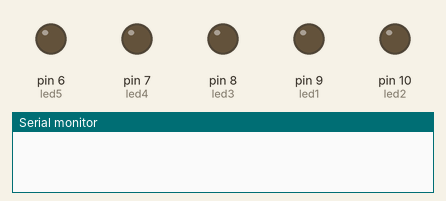
Simulated run of this sketch. Board: Arduino Uno, built with avr-gcc and run on an emulated ATmega328P. On the bench: output pins drawn as LEDs (lit = HIGH), the last lines printed to the serial monitor.

Above: at 0.15 s.
At 2.25 s:
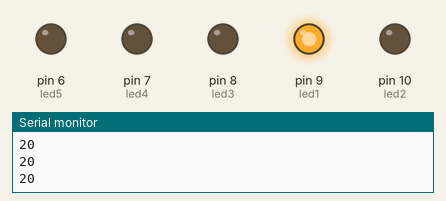
At 9.45 s:
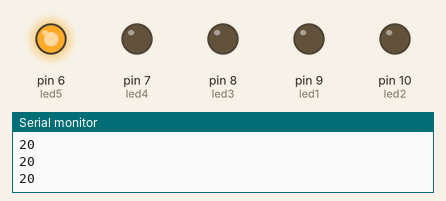
At 19.66 s:
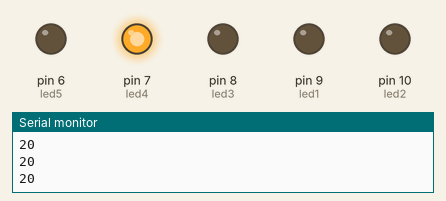
At 30.47 s:
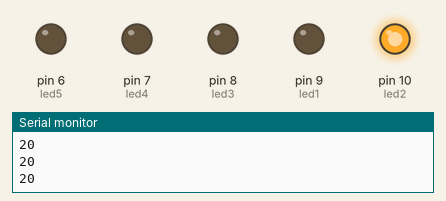
At 39.48 s:
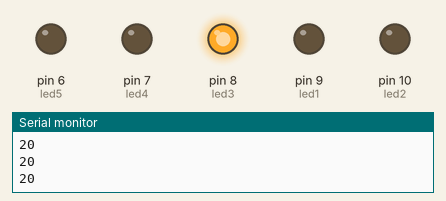
Timing chart, 0 to 39.8 s (numbered marks = the images above):
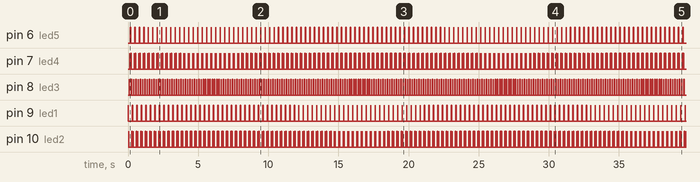

The sketch:

13.ino
```cpp
int led1 = 9,led2 = 10,led3 = 8,led4 = 7,led5 = 6;
void setup() {
  // put your setup code here, to run once:
  pinMode(led1,OUTPUT);
  pinMode(led2,OUTPUT);
  pinMode(led3,OUTPUT);
  pinMode(led4,OUTPUT);
  pinMode(led5,OUTPUT);
  Serial.begin(9600);
}

void loop() {
  // put your main code here, to run repeatedly:
while(true){
for(int i = 20;i>=0;i=20){
    digitalWrite(led1,HIGH);
    delay(i);
    digitalWrite(led1,LOW);
    delay(i);
    digitalWrite(led2,HIGH);
    delay(i);
    digitalWrite(led2,LOW);
    delay(i);
    digitalWrite(led3,HIGH);
    delay(i);
    digitalWrite(led3,LOW);
    delay(i);
    digitalWrite(led4,HIGH);
    delay(i);
    digitalWrite(led4,LOW);
    delay(i);
    digitalWrite(led5,HIGH);
    delay(i);
    digitalWrite(led5,LOW);
    delay(i);

    digitalWrite(led4,HIGH);
    delay(i);
    digitalWrite(led4,LOW);
    delay(i);
    digitalWrite(led3,HIGH);
    delay(i);
    digitalWrite(led3,LOW);
    delay(i);
    digitalWrite(led2,HIGH);
    delay(i);
    digitalWrite(led2,LOW);
    delay(i);
    Serial.println(i);
    if(i<=0){
      for(int i = 0;i<20;i++){
    digitalWrite(led1,HIGH);
    delay(i);
    digitalWrite(led1,LOW);
    delay(i);
    digitalWrite(led2,HIGH);
    delay(i);
    digitalWrite(led2,LOW);
    delay(i);
    digitalWrite(led3,HIGH);
    delay(i);
    digitalWrite(led3,LOW);
    delay(i);
    digitalWrite(led4,HIGH);
    delay(i);
    digitalWrite(led4,LOW);
    delay(i);
    digitalWrite(led5,HIGH);
    delay(i);
    digitalWrite(led5,LOW);
    delay(i);

    digitalWrite(led4,HIGH);
    delay(i);
    digitalWrite(led4,LOW);
    delay(i);
    digitalWrite(led3,HIGH);
    delay(i);
    digitalWrite(led3,LOW);
    delay(i);
    digitalWrite(led2,HIGH);
    delay(i);
    digitalWrite(led2,LOW);
    delay(i);
    Serial.println(i);


  }
    }
  }
}


 /* digitalWrite(led1,HIGH);
  delay(250);
  digitalWrite(led2,HIGH);
  delay(250);
  digitalWrite(led3,HIGH);
  delay(250);
  digitalWrite(led4,HIGH);
  delay(250);
  digitalWrite(led5,HIGH);
  delay(250);
  digitalWrite(led5,LOW);
  delay(250);
  digitalWrite(led4,LOW);
  delay(250);
  digitalWrite(led3,LOW);
  delay(250);
  digitalWrite(led2,LOW);
  delay(250);
  digitalWrite(led1,LOW);
  delay(250);
  digitalWrite(led1,HIGH);
  delay(250);
  digitalWrite(led2,HIGH);
  delay(250);
  digitalWrite(led3,HIGH);
  delay(250);
  digitalWrite(led4,HIGH);
  delay(250);
  digitalWrite(led5,HIGH);
  delay(250);
  digitalWrite(led5,LOW);
  delay(250);
  digitalWrite(led4,LOW);
  delay(250);
  digitalWrite(led3,LOW);
  delay(250);
  digitalWrite(led2,LOW);
  delay(250);
  digitalWrite(led1,LOW);
  delay(250);


  /*digitalWrite(led1,HIGH);
  delay(250);
  digitalWrite(led2,HIGH);
  delay(250);
  digitalWrite(led2,LOW);
  delay(250);
  digitalWrite(led1,LOW);
  delay(250);*/

  /*for( int i = 0;i<10000;i=i-1){
    digitalWrite(led1,HIGH);
  delay(i);
  digitalWrite(led1,LOW);
  delay(i);
  Serial.println(i);
  if(i==0){
    i=50;
  }

  }*/
 }
```

Measured:
- by itself, pin 6 (led5), pin 9 (led1): alternates HIGH for 0.02 s and LOW for 0.30 s
- by itself, pin 7 (led4): repeats every 0.32 s: LOW 0.06 s, HIGH 0.02 s, LOW 0.22 s, HIGH 0.02 s
- by itself, pin 8 (led3): alternates HIGH for 0.02 s and LOW for 0.14 s
- by itself, pin 10 (led2): repeats every 0.32 s: LOW 0.22 s, HIGH 0.02 s, LOW 0.06 s, HIGH 0.02 s
